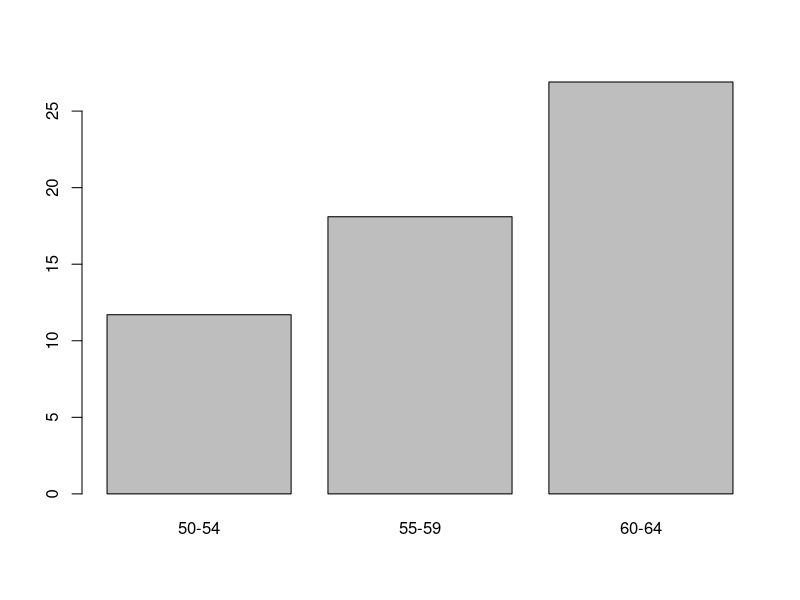

Write the R code that produced this figure.
# install and load ggplot2 package for data visualization
install.packages("ggplot2")
library(ggplot2)

x <- VADeaths[1:3, "Rural Male"]
barplot(x)
